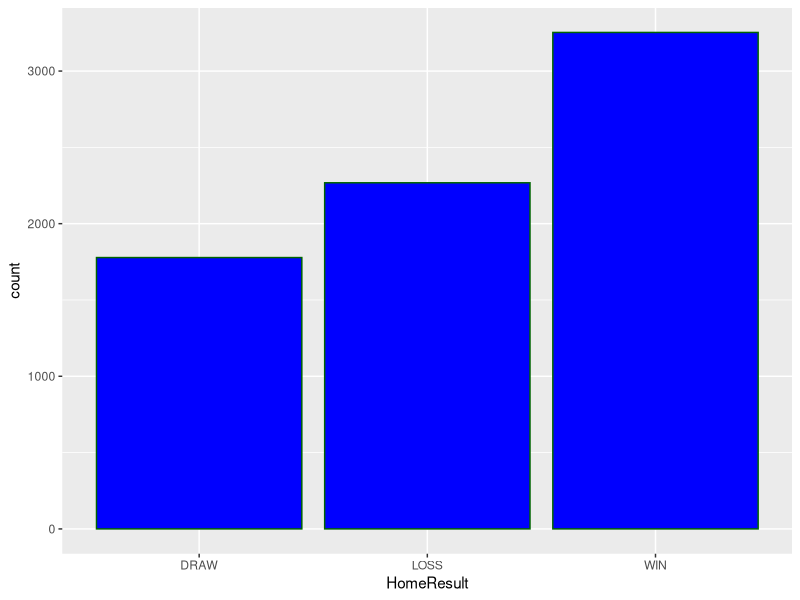
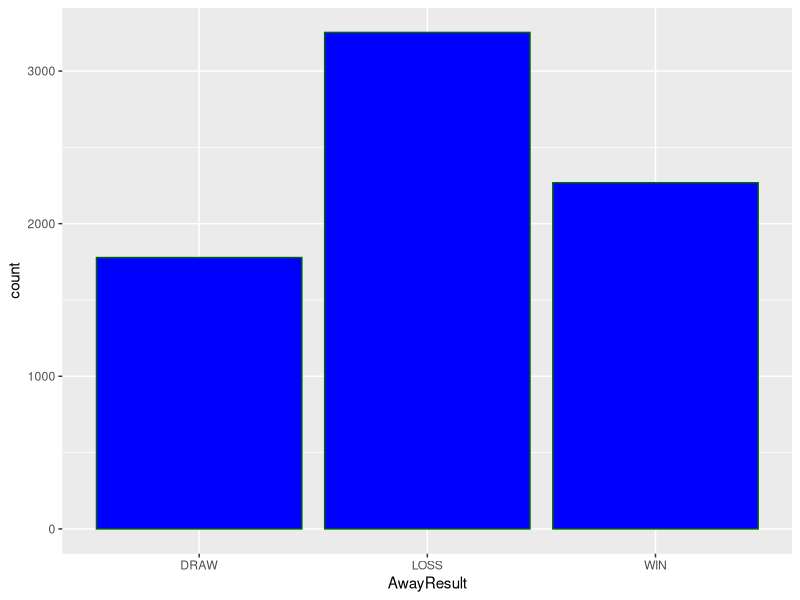
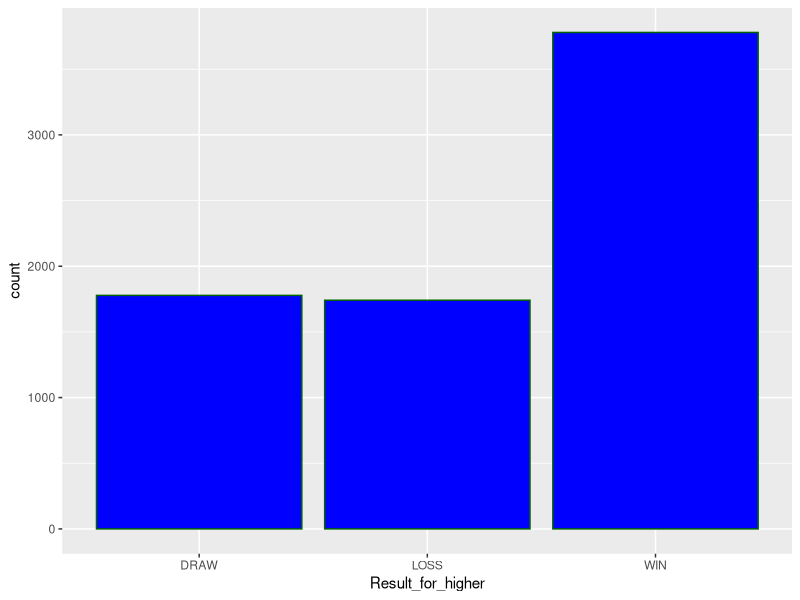
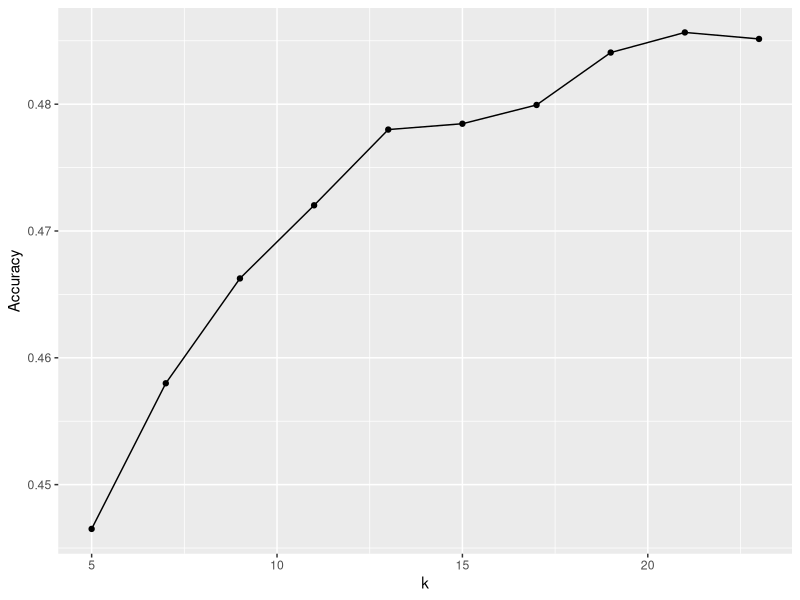

Reproduce these figures in R, in order. (Note: a time limit stopped this script after it produced the figures.)
if(!require(tidyverse)) install.packages("tidyverse", repos = "http://cran.us.r-project.org")
if(!require(dplyr)) install.packages("dplyr", repos = "http://cran.us.r-project.org")
if(!require(ggplot2)) install.packages("ggplot2", repos = "http://cran.us.r-project.org")
if(!require(stringr)) install.packages("stringr", repos = "http://cran.us.r-project.org")
if(!require(readr)) install.packages("readr", repos = "http://cran.us.r-project.org")
if(!require(caret)) install.packages("caret", repos = "http://cran.us.r-project.org")

library(dplyr)
library(ggplot2)
library(stringr)
library(readr)
library(caret)

#function computes the percentage profit
profit_percentage<-function(x,a){
  10*x/(nrow(a))   
}  

#computes the efficiency of that model
efficiency<-function(a,b){
  100*confusionMatrix(a,as.factor(b$HomeResult))$overall[["Accuracy"]]
}  #computes the efficiency of that model

#computes the total profit
profit<-function(a){
  test_set3<-test_set2%>%mutate(my_bet=a)
sum(test_set3%>%mutate(gain=ifelse(HomeResult==my_bet,ifelse(my_bet=="WIN",(ODD.HOME-1)*10,ifelse(my_bet=="LOSS",(ODD.AWAY-1)*10,(ODD.DRAW-1)*10)),-10))%>%pull(gain))
} 


master<-read.csv("MASTER.csv")


#separate teams into home and away

master<-master%>%mutate(HomeTeam=TEAMS.H.A.)
master$HomeTeam<-gsub("\\ /.*","",master$HomeTeam)

master<-master%>%mutate(AwayTeam=TEAMS.H.A.)
master$AwayTeam<-gsub(".*/ ","",master$AwayTeam)  

#Verify if Teams were correctly separaded and remove the spaces
identical("Nurnberg II",master$HomeTeam[1])
identical("Pipinsried",master$AwayTeam[1])

#Add column to know which Team Won
master<-master%>%mutate(HomeResult=ifelse(HOME.SCORE.F.==AWAY.SCORE..F.,"DRAW",ifelse(HOME.SCORE.F.>AWAY.SCORE..F.,"WIN","LOSS")))
master<-master%>%mutate(AwayResult=ifelse(HomeResult=="DRAW","DRAW",ifelse(HomeResult=="WIN","LOSS","WIN")))

#Make comparissons for the results according if team play Home or Away
master%>%group_by(HomeResult)%>%ggplot(aes(HomeResult))+geom_histogram(stat="count",fill="blue",color="darkgreen")
master%>%group_by(AwayResult)%>%ggplot(aes(AwayResult))+geom_histogram(stat="count",fill="blue",color="darkgreen")

#precision
results<-data.frame() #create a data frame where results would be stored
results[1,1]<-"Bet Home"
results[1,2]<-100*mean(master%>%mutate(gain=ifelse(HomeResult=="WIN",1,0))%>%pull(gain))
results[1,2]
results[1,3]<-sum(master%>%mutate(gain=ifelse(HomeResult=="WIN",(ODD.HOME-1)*10,-10))%>%pull(gain)) #calculate profit
results[1,3]
results[1,4]<-profit_percentage(results[1,3],master)

#mske comparison for Teams with Higher Table Position
master_selected<-master%>%mutate(Result_for_higher=ifelse(HOME.POSITION<AWAY.POSITION,HomeResult,AwayResult))
master_selected%>%group_by(Result_for_higher)%>%ggplot(aes(Result_for_higher))+geom_histogram(stat="count",fill="blue",color="darkgreen")

#For convination

master_selected<-master%>%filter(HOME.POSITION<AWAY.POSITION) #filter  for match with Local Team has higher Table Position
results[2,1]<-"Home and Higher"
results[2,2]<-100*mean(master_selected%>%mutate(gain=ifelse(HomeResult=="WIN",1,0))%>%pull(gain))
results[2,2]
results[2,3]<-sum(master_selected%>%mutate(gain=ifelse(HomeResult=="WIN",(ODD.HOME-1)*10,-10))%>%pull(gain)) #calculate profit
results[2,3]
results[2,4]<-profit_percentage(results[2,3],master_selected)

#Eliminate The World Cup Matches since there is no RANK POSITIONS NEITHER HOME OR AWAY TEAMS
x<-unique(master$COUNTRY)
x<-x[1:99]
master<-master%>%filter(COUNTRY %in% x)

#Start of Machine Learning
#Data Partition
set.seed(13)
index<- createDataPartition(y = master$HomeResult,p = 0.9,list = FALSE)
train_set<- master[index,]
test_set<- master[-index,]

control <- trainControl(method = "repeatedcv", number = 10, repeats = 3)
mod_fit <- train(HomeResult~ODD.HOME+ODD.DRAW+ODD.AWAY+HOME.POSITION+AWAY.POSITION+WIN.RATE.HOME+WIN.RATE.AWAY+LOCAL.MEAN.GOALS.H2H.+AWAY.MEAN.GOALS.H2H., data=train_set,
                 method = "knn",
                 trControl=control,
                 preProcess = c("center", "scale"),
                 tuneLength = 10)
mod_fit
mod_fit$results%>%ggplot(aes(k,Accuracy))+geom_point()+geom_line()



##### Attempts with different models
models<- c("glm", "lda", "naive_bayes", "svmLinear", "knn", "gamLoess", "multinom", "qda", "rf", "adaboost")
fits<- lapply(models, function(model){ 
       print(model)
       train(HomeResult~ODD.HOME+ODD.DRAW+ODD.AWAY+HOME.POSITION+AWAY.POSITION+WIN.RATE.HOME+WIN.RATE.AWAY+LOCAL.MEAN.GOALS.H2H.+AWAY.MEAN.GOALS.H2H., data=train_set,model=model)
   }) 

## Precision for each attempt
fit_accuracy<-data.frame()
for (i in 1:10) {
  fit_accuracy[i,1]<-models[i]
}
for (i in 1:10) {
  fit_accuracy[i,2]<-fits[[i]]$results$Accuracy[1]
}

fit_accuracy





### Check Countires, away and home positions
train_set2<-train_set%>%mutate(pred=predict(mod_fit))
correction<-train_set2%>%mutate(correct=ifelse(pred==HomeResult,1,0))%>%group_by(COUNTRY)%>%summarise(x=mean(correct),num=n())
correction%>%ggplot(aes(num,x))+geom_point()+scale_x_log10()

Home_stats<-train_set2%>%mutate(correct=ifelse(pred==HomeResult,1,0))%>%group_by(HOME.POSITION)%>%summarise(x=mean(correct))
Home_stats%>%ggplot(aes(HOME.POSITION,x))+geom_point()

Away_stats<-train_set2%>%mutate(correct=ifelse(pred==HomeResult,1,0))%>%group_by(AWAY.POSITION)%>%summarise(x=mean(correct))
Away_stats%>%ggplot(aes(AWAY.POSITION,x))+geom_point()

countries<-correction%>%filter(x>=.6)
countries<-countries%>%select(COUNTRY)
test_set2<-test_set%>%filter(COUNTRY %in% (countries$COUNTRY))

#eliminate the unnecesary countryies for train set
train_set_new<-train_set%>%filter(COUNTRY %in% (countries$COUNTRY))
naive_bayes_new<-train(HomeResult~ODD.HOME+ODD.DRAW+ODD.AWAY+HOME.POSITION+AWAY.POSITION+WIN.RATE.HOME+WIN.RATE.AWAY+LOCAL.MEAN.GOALS.H2H.+AWAY.MEAN.GOALS.H2H., data=train_set_new,model="naive_bayes")




#Make predictions
a<-predict(fits[[3]],test_set, type = "raw")
b<-predict(fits[[3]],test_set2, type = "raw")

results[3,1]<-"All Matches"

results[3,2]<-efficiency(a,test_set)
test_set3<-test_set%>%mutate(my_bet=a)
results[3,3]<-sum(test_set3%>%mutate(gain=ifelse(HomeResult==my_bet,ifelse(my_bet=="WIN",(ODD.HOME-1)*10,ifelse(my_bet=="LOSS",(ODD.AWAY-1)*10,(ODD.DRAW-1)*10)),-10))%>%pull(gain))
results[3,4]<-profit_percentage(results[3,3],test_set)
results[3,3]

results[4,1]<-"60% Countries Matches FD" 
results[4,2]<-efficiency(b,test_set2)

results[4,3]<-profit(b)
results[4,3]
results[4,4]<-profit_percentage(results[4,3],test_set2)

#make an ensemble
naive_bayes_p<-predict(fits[[3]],test_set2, type = "prob")
qda_p<-predict(fits[[8]],test_set2, type = "prob")
svmLinear_p<-predict(fits[[4]],test_set2, type = "prob")

pred_avg<-(naive_bayes_p+qda_p+svmLinear_p)/3

pred_final <- factor(apply(pred_avg, 1, which.max)-1)
levels(pred_final) <- c("DRAW", "LOSS","WIN")

results[5,1]<-"Ensemble FD"
results[5,2]<-efficiency(pred_final,test_set2)
results[5,3]<-profit(pred_final)
results[5,4]<-profit_percentage(results[5,3],test_set2)


#predict for the new data set
c<-predict(naive_bayes_new,test_set2, type = "raw")
results[6,1]<-"60% Countries Matches PD"
results[6,2]<-efficiency(c,test_set2)
results[6,3]<-profit(c)
results[6,4]<-profit_percentage(results[6,3],test_set2)

#make new ensemble
svmLinear_new<-train(HomeResult~ODD.HOME+ODD.DRAW+ODD.AWAY+HOME.POSITION+AWAY.POSITION+WIN.RATE.HOME+WIN.RATE.AWAY+LOCAL.MEAN.GOALS.H2H.+AWAY.MEAN.GOALS.H2H., data=train_set_new,model="svmLinear")
knn_new<-train(HomeResult~ODD.HOME+ODD.DRAW+ODD.AWAY+HOME.POSITION+AWAY.POSITION+WIN.RATE.HOME+WIN.RATE.AWAY+LOCAL.MEAN.GOALS.H2H.+AWAY.MEAN.GOALS.H2H., data=train_set_new,model="knn")
naive_bayes_newp<-predict(naive_bayes_new,test_set2, type = "prob")
knn_newp<-predict(knn_new,test_set2, type = "prob")
svmLinear_newp<-predict(svmLinear_new,test_set2, type = "prob")

pred_avg<-(naive_bayes_newp+knn_newp+svmLinear_newp)/3

pred_final_new<- factor(apply(pred_avg, 1, which.max)-1)
levels(pred_final_new) <- c("DRAW", "LOSS","WIN")

results[7,1]<-"Ensemble PD"
results[7,2]<-efficiency(pred_final_new,test_set2)
results[7,3]<-profit(pred_final_new)
results[7,4]<-profit_percentage(results[7,3],test_set2)
colnames(results)<-c("Situation","Precision %","Profit","Profit %")
results

test_set3<-test_set2%>%mutate(my_bet=pred_final_new)
sum(test_set3%>%mutate(gain=ifelse(HomeResult==my_bet,ifelse(my_bet=="WIN",((ODD.HOME*.95)-1)*10,ifelse(my_bet=="LOSS",((ODD.AWAY*.95)-1)*10,((ODD.DRAW*.95)-1)*10)),-10))%>%pull(gain))#If odds drop 5% this would happen to our profit



results<-results%>%mutate(Status=ifelse(Profit>0,"SUCCESS","FAIL"))
results%>%ggplot(aes(`Precision %`,Profit,colour=Situation))+geom_point(size=5)
results%>%ggplot(aes(`Precision %`,`Profit %`,colour=Situation))+geom_point(size=5)


ggplot(results,aes(Situation,Profit))+
geom_col(aes(fill = Status))+  
  coord_flip()+
  scale_fill_manual(values = c("darkred","green"))
